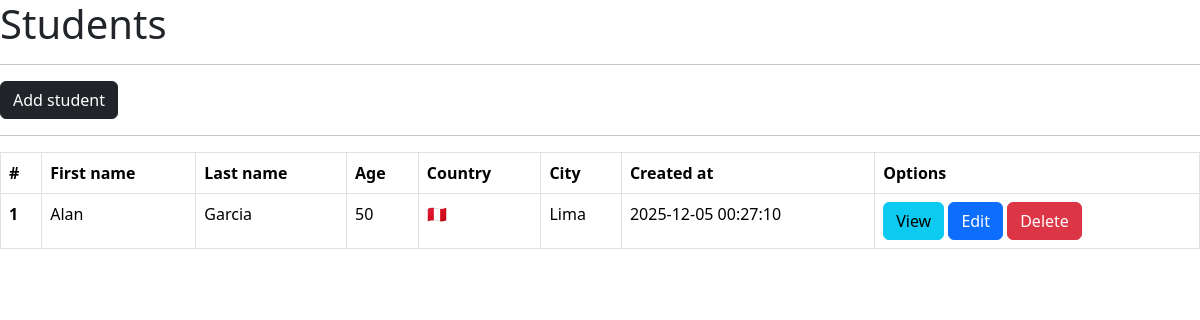
/students/, run on an earlier commit of the app's database.
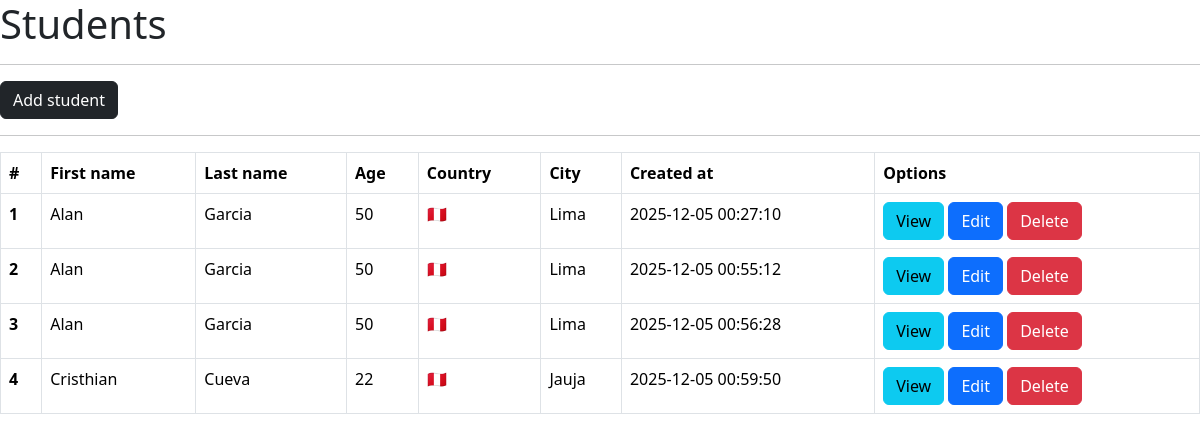
And on a later commit of the database.
### main.py (models this page shows, shortened)
class Student(db.Model):
    __tablename__ = "students"
    id = db.Column(db.Integer, primary_key=True, autoincrement=True)
    first_name = db.Column(db.String(200))
    last_name = db.Column(db.String(200))
    age = db.Column(db.Integer)
    country = db.Column(db.String(10))
    city = db.Column(db.String(50))
    created_at = db.Column(db.DateTime(timezone=True), server_default=func.now())

### main.py (the view)
@app.route("/students/")
def students():
    data = Student.query.all()
    return render_template("students.html", items=data)

### templates/students.html (shortened to what this page needs)
<!doctype html>
<html lang="en">
  <head>
    <link href="https://cdn.jsdelivr.net/npm/bootstrap@5.3.8/dist/css/bootstrap.min.css" rel="stylesheet">
  </head>
  <body>
    <h1>Students</h1>
    <hr>
    <a class="btn btn-dark" href="{{ url_for('students_add') }}">Add student</a>
    <hr>
    <table class="table table-bordered">
      <thead>
        <tr>
          <th scope="col">#</th>
          <th scope="col">First name</th>
          <th scope="col">Last name</th>
          <th scope="col">Age</th>
          <th scope="col">Country</th>
          <th scope="col">City</th>
          <th scope="col">Created at</th>
          <th scope="col">Options</th>
        </tr>
      </thead>
      <tbody>
        {% for item in items %}
        <tr>
          <th scope="row">{{ item.id }}</th>
          <td>{{ item.first_name }}</td>
          <td>{{ item.last_name }}</td>
          <td>{{ item.age }}</td>
          {% if item.country == "PE" %}
          <td>🇵🇪</td>
          {% else %}
          <td>{{ item.country }}</td>
          {% endif %}
          <td>{{ item.city }}</td>
          <td>{{ item.created_at.strftime("%Y-%m-%d %H:%M:%S") }}</td>
          <td>
            <a class="btn btn-info" href="{{ url_for('students_by_id', id=item.id) }}">View</a>
            <a class="btn btn-primary" href="#">Edit</a>
            <a class="btn btn-danger" href="#">Delete</a>
          </td>
        </tr>
        {% endfor %}
      </tbody>
    </table>
  </body>
</html>

What changed in the data, as far as the page shows it:
added Student: id "2", first_name "Alan", last_name "Garcia", age "50", city "Lima", created_at "2025-12-05 00:55:12"
added Student: id "3", first_name "Alan", last_name "Garcia", age "50", city "Lima", created_at "2025-12-05 00:56:28"
added Student: id "4", first_name "Cristhian", last_name "Cueva", age "22", city "Jauja", created_at "2025-12-05 00:59:50"
